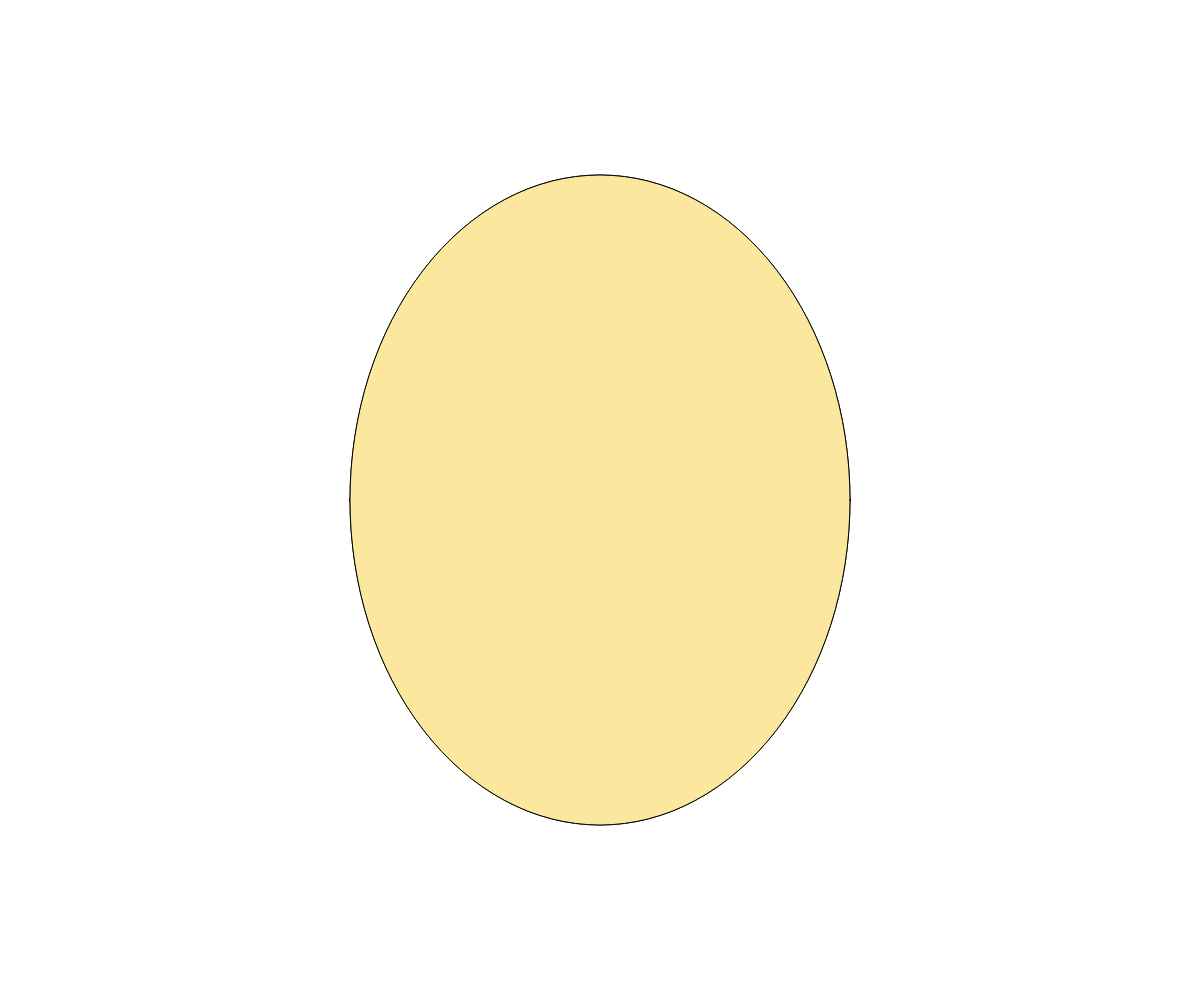
Frame 1 (no input)
Frame 60 (no input): identical to frame 1, image omitted
Frame 120 (the mouse pressed at the canvas centre since frame 60): identical to frame 1, image omitted

The p5.js sketch that drew this single still picture (run headless with seeded random() and noise() and a simulated clock; from frame 60 on, the mouse is pressed at the canvas centre):

// p5.js sketch
// ── sketch.js
const bgColour = "#FFFFFF";
const eggColour = "#FCE79E";
const insideColour = "#BBBBBB";//#CBB771;
const eggs = Array(20).fill(0).map(x => Array(2).fill(0))//[20][2];
let currentEgg = 0;

function setup() {
  createCanvas(windowWidth, windowHeight);
}

function draw() {
  background(bgColour);
  drawEgg(0);
}

function drawEgg(i) {
  if (i == eggs.length) {
    return;
  }
  //calculate egg size
  const eggW = min(width, height) / 2 / (i + 1);
  const eggH = eggW * 1.3;
  // const eggH = height / 2 / (i + 1);
  //Draw Inside Of Egg
  fill(insideColour);
  ellipse(width/2, height/2 + eggs[i][0], eggW, eggH/5);
  //Draw Child Egg
  drawEgg(i + 1);
  //Draw Bottom Egg Shell Piece
  fill(eggColour);
  arc(width/2, height/2 + eggs[i][0], eggW, eggH, 0, PI);
  //Draw Bottom Egg Shell Rim
  fill(insideColour);
  arc(width/2, height/2 + eggs[i][0], eggW, eggH / 5, 0, PI);
  //Draw Top Egg Shell Piece
  fill(eggColour);
  ellipse(width/2, height/2 - eggs[i][0], eggW, eggH / 5);
  //Draw Top Egg Shell Rim
  fill(eggColour);
  arc(width/2, height/2 - eggs[i][0], eggW, eggH, PI, 2*PI);
  //Modify gap size based on growth rate in eggs[i][1] (keep within bounds
  if ((eggs[i][0] < height / 2 && eggs[i][1] > 0) || (eggs[i][0] > 0 && eggs[i][1] < 0)) {
    eggs[i][0] += eggs[i][1];
    //Don't let it grow bigger than parent egg
    if (i > 0) {
      eggs[i][0] = min(eggs[i][0], eggs[i-1][0]);
    }
  }
  //Draw Whole Egg (when closed)
  if (eggs[i][0] == 0) {
    ellipse(width/2, height/2, eggW, eggH);
  }
}

function keyPressed() {
  if (keyCode == UP_ARROW) {
    eggs[currentEgg][1] = 1;
  }
  if (keyCode == DOWN_ARROW) {
    eggs[currentEgg][1] = -1;
  }
  if (keyCode == ENTER) {
    eggs[currentEgg][1] = 0;
  }
  if (keyCode == LEFT_ARROW) {
    currentEgg = max(0, currentEgg - 1);
  }
  if (keyCode == RIGHT_ARROW) {
    currentEgg = min(eggs.length - 1, currentEgg + 1);
  }
}

function windowResized() {
  resizeCanvas(windowWidth, windowHeight);
}
